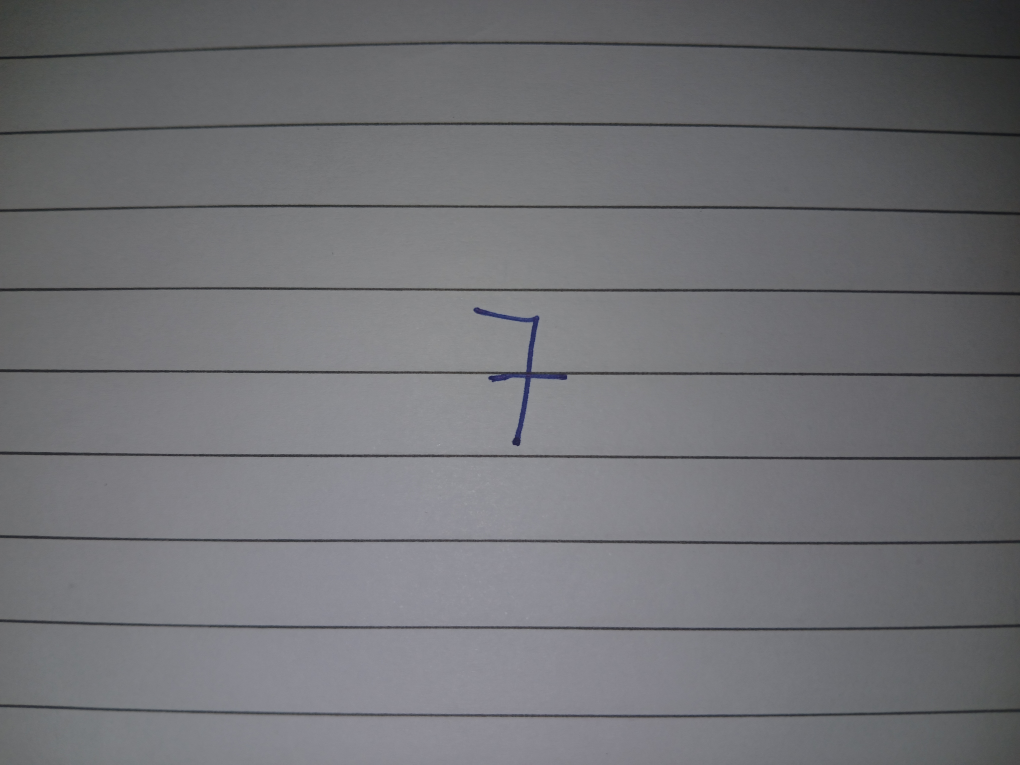
#> input picture ML/1000155191.jpg, 4080 x 3060 px, found by its file name (shown at 1/4 size)
$ jupyter execute Assignment3.ipynb
#> lines starting #> are read from the running program, lines starting #| are printed output that depends on the picture
[cell 1]
# SVM Handwritten Digit Recognition

import numpy as np
import matplotlib.pyplot as plt

from sklearn.datasets import load_digits
from sklearn.model_selection import train_test_split
from sklearn.svm import SVC
from PIL import Image

# 1. Load handwritten digit dataset
digits = load_digits()

X = digits.data
y = digits.target

# 2. Split dataset
X_train, X_test, y_train, y_test = train_test_split(
    X, y, test_size=0.2, random_state=42
)

# 3. Create SVM model
model = SVC(kernel="rbf")

# 4. Train model
model.fit(X_train, y_train)

# 5. Take image path from user
image_path = input("Enter path of handwritten digit image: ")
#> the answer given: 1000155191.jpg

# 6. Open image and convert to grayscale
img = Image.open(r"C:\Users\Tanaya\Downloads\BE Practicals\ML\1000155191.jpg").convert("L")

# 7. Resize image to 8 x 8
img = img.resize((8, 8))

# 8. Convert image to array
img_array = np.array(img)

# 9. Invert image if digit is black on white background
img_array = 255 - img_array

# 10. Scale pixel values from 0-255 to 0-16
img_array = (img_array / 255.0) * 16

# 11. Convert into one-dimensional array
img_array = img_array.reshape(1, -1)

# 12. Predict digit
prediction = model.predict(img_array)
#> prediction = [7]

# 13. Display image and prediction
plt.imshow(img_array.reshape(8, 8), cmap="gray")
plt.title("Predicted Digit: " + str(prediction[0]))
plt.axis("off")
plt.show()
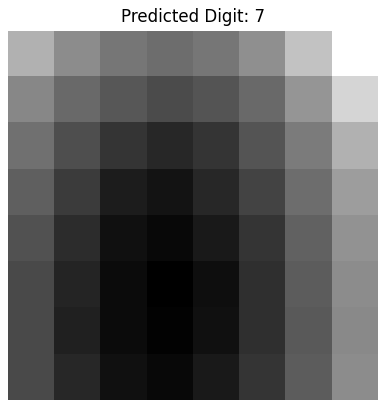
#> figure drawn by matplotlib, 1 panel

print("Predicted Digit:", prediction[0])
#| Predicted Digit: 7
